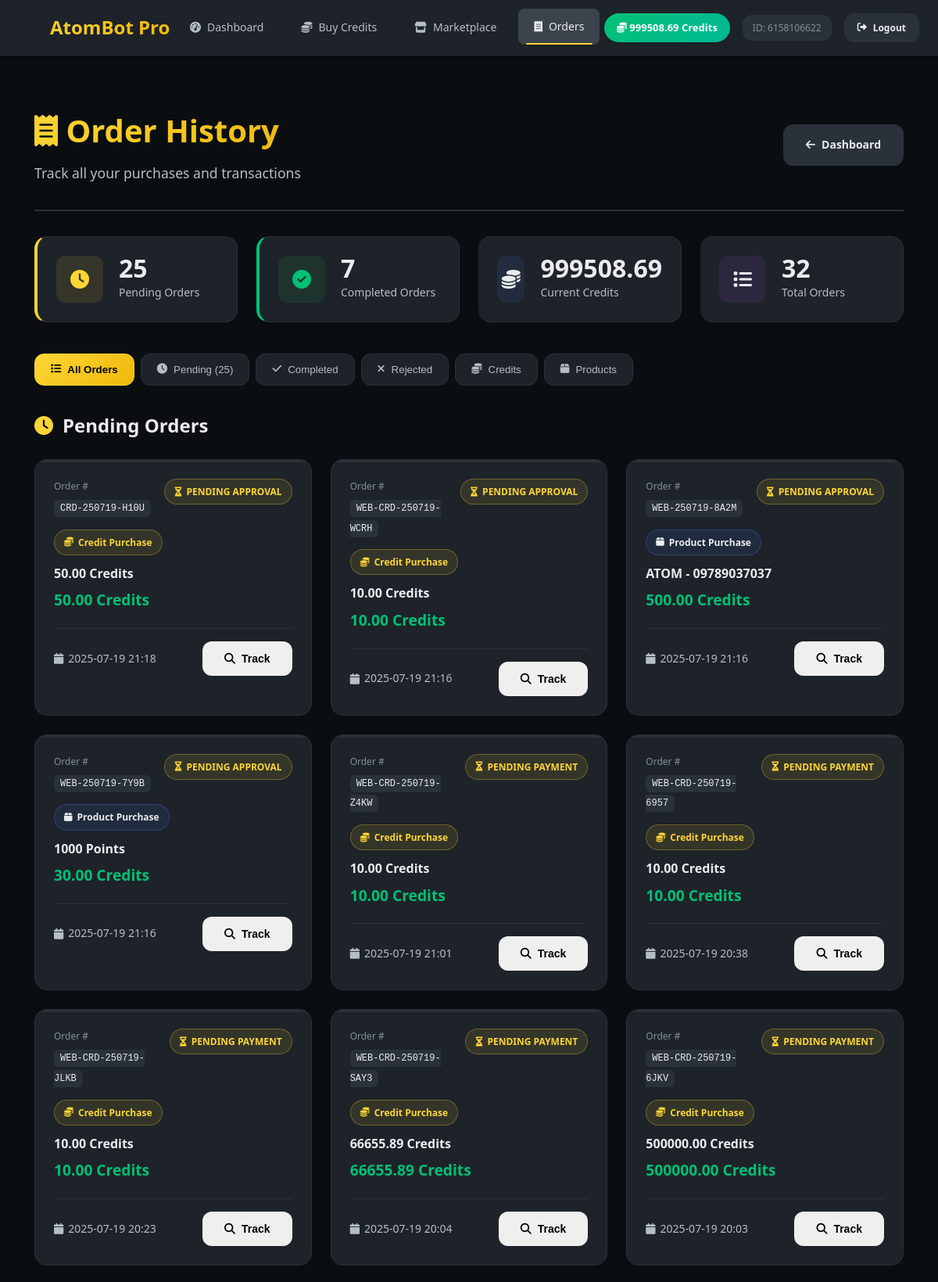
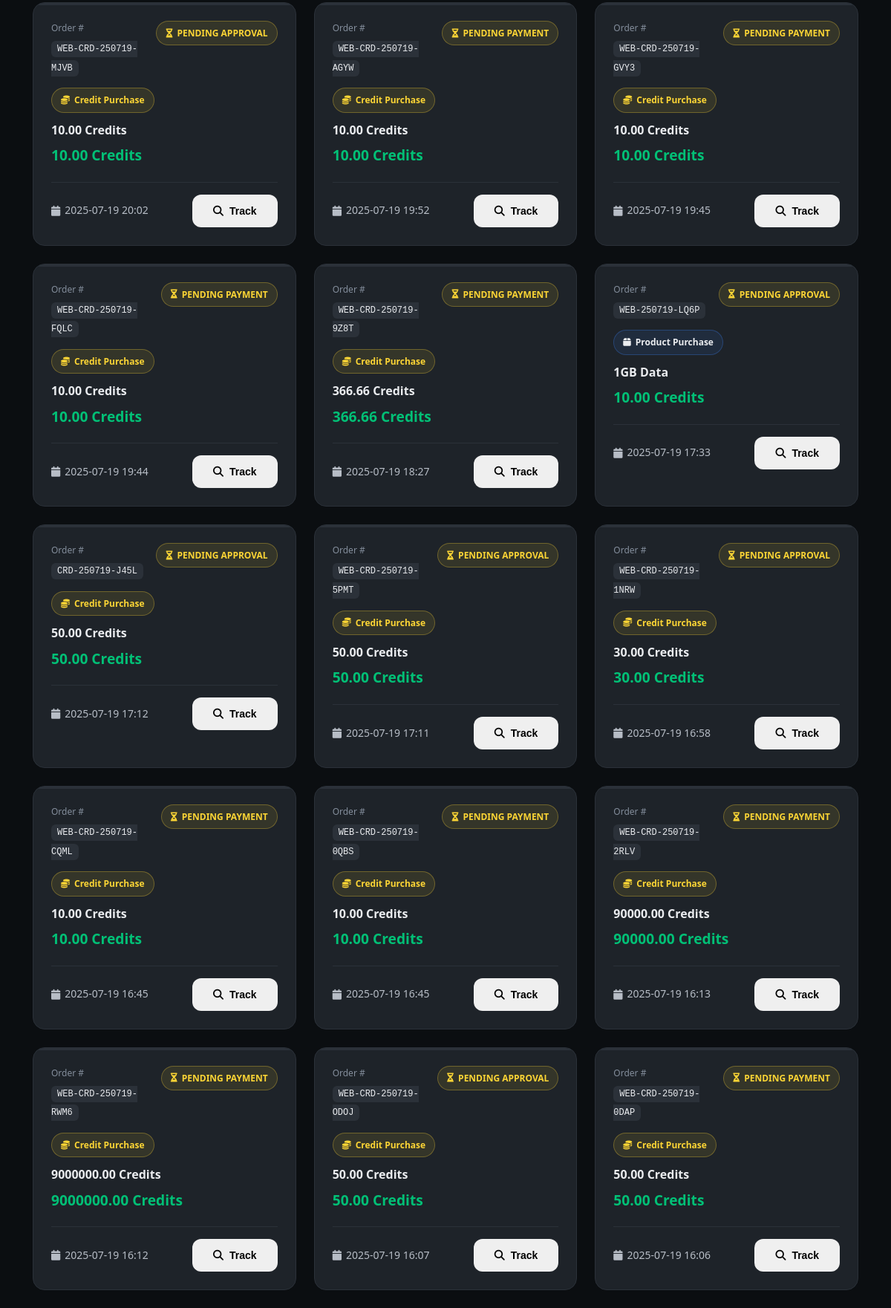
Screenshot of /orders (signed in, upper part) with the database file from the repository (2 pictures, top to bottom).
### tables this page shows
CREATE TABLE users (user_id INTEGER PRIMARY KEY, credits REAL DEFAULT 0, language TEXT DEFAULT 'en', is_banned INTEGER DEFAULT 0);

CREATE TABLE orders (order_id TEXT PRIMARY KEY, user_id INTEGER, order_type TEXT, package_name TEXT, credit_cost REAL, payment_method TEXT, status TEXT, screenshot_file_id TEXT, delivery_info TEXT, created_at TIMESTAMP DEFAULT CURRENT_TIMESTAMP);

### web_app.py (the view)
@app.route('/orders')
def orders():
    if 'user_id' not in session:
        return redirect(url_for('login'))
    user_id = session['user_id']
    pending, history = run_async(db.get_user_orders(user_id))
    formatted_pending = []
    formatted_history = []
    for order in pending:
        o_id, pkg, status, ts_str, cost = order
        date_obj = datetime.fromisoformat(ts_str)
        order_data = {
            'id': o_id,
            'package': pkg,
            'status': status.replace('_', ' ').title(),
            'cost': cost,
            'date': date_obj.strftime('%Y-%m-%d %H:%M'),
            'type': 'Credit Purchase' if 'Credit' in pkg else 'Product Purchase'
        }
        formatted_pending.append(order_data)
    for order in history:
        o_id, pkg, status, ts_str, cost = order
        date_obj = datetime.fromisoformat(ts_str)
        order_data = {
            'id': o_id,
            'package': pkg,
            'status': status.replace('_', ' ').title(),
            'cost': cost,
            'date': date_obj.strftime('%Y-%m-%d %H:%M'),
            'type': 'Credit Purchase' if 'Credit' in pkg else 'Product Purchase'
        }
        formatted_history.append(order_data)
    user_data = run_async(db.get_user_data(user_id))
    session['user_data'] = user_data
    return render_template('orders.html',
                         pending_orders=formatted_pending,
                         completed_orders=formatted_history,
                         user_data=user_data)

### database.py (called while the page is built)
async def _db_query(query, params=(), fetchone=False, fetchall=False, commit=False):
    try:
        async with aiosqlite.connect(DB_NAME) as db:
            cursor = await db.execute(query, params)
            if commit: await db.commit(); return True
            if fetchone: return await cursor.fetchone()
            if fetchall: return await cursor.fetchall()
            return await cursor.fetchall()
    except aiosqlite.Error as e: logger.error(f"Database query failed: {e}\nQuery: {query}\nParams: {params}"); return None

async def get_user_data(user_id: int) -> dict:
    await _db_query("INSERT OR IGNORE INTO users (user_id) VALUES (?)", (user_id,), commit=True)
    user_data = await _db_query("SELECT credits, language, is_banned FROM users WHERE user_id = ?", (user_id,), fetchone=True)
    return {'credits': user_data[0], 'language': user_data[1], 'is_banned': bool(user_data[2])} if user_data else {'credits': 0.0, 'language': 'en', 'is_banned': False}

async def get_user_orders(user_id: int) -> tuple:
    all_orders = await _db_query("SELECT order_id, package_name, status, created_at, credit_cost FROM orders WHERE user_id = ? ORDER BY created_at DESC", (user_id,), fetchall=True)
    pending = [o for o in all_orders if o[2] in ('pending_approval', 'pending_payment')]
    history = [o for o in all_orders if o[2] in ('completed', 'rejected')]
    return pending, history

### web_app.py (called while the page is built)
@app.context_processor
def inject_config():
    return dict(config=config)

def run_async(coro):
    loop = asyncio.new_event_loop()
    asyncio.set_event_loop(loop)
    try:
        return loop.run_until_complete(coro)
    finally:
        loop.close()

### templates/orders.html (shortened to what this page needs)
{% extends "base.html" %}
{% block content %}
<div class="orders-page">
    <div class="page-header">
        <div class="header-content">
            <h1 class="page-title">
                <i class="fas fa-receipt"></i>
                Order History
            </h1>
            <p class="page-subtitle">Track all your purchases and transactions</p>
        </div>
        <div class="header-actions">
            <a href="{{ url_for('dashboard') }}" class="btn btn-secondary">
                <i class="fas fa-arrow-left"></i> Dashboard
            </a>
        </div>
    </div>
    <div class="stats-grid">
        <div class="stat-card pending">
            <div class="stat-icon">
                <i class="fas fa-clock"></i>
            </div>
            <div class="stat-content">
                <div class="stat-number">{{ pending_orders|length }}</div>
                <div class="stat-label">Pending Orders</div>
            </div>
        </div>
        <div class="stat-card completed">
            <div class="stat-icon">
                <i class="fas fa-check-circle"></i>
            </div>
            <div class="stat-content">
                <div class="stat-number">{{ completed_orders|length }}</div>
                <div class="stat-label">Completed Orders</div>
            </div>
        </div>
        <div class="stat-card credits">
            <div class="stat-icon">
                <i class="fas fa-coins"></i>
            </div>
            <div class="stat-content">
                <div class="stat-number">{{ "%.2f"|format(user_data.credits) }}</div>
                <div class="stat-label">Current Credits</div>
            </div>
        </div>
        <div class="stat-card total">
            <div class="stat-icon">
                <i class="fas fa-list"></i>
            </div>
            <div class="stat-content">
                <div class="stat-number">{{ (pending_orders|length + completed_orders|length) }}</div>
                <div class="stat-label">Total Orders</div>
            </div>
        </div>
    </div>
    <div class="filter-section">
        <div class="filter-tabs">
            <button class="filter-tab active" onclick="filterOrders('all')" data-filter="all">
                <i class="fas fa-list"></i> All Orders
            </button>
            <button class="filter-tab" onclick="filterOrders('pending')" data-filter="pending">
                <i class="fas fa-clock"></i> Pending ({{ pending_orders|length }})
            </button>
            <button class="filter-tab" onclick="filterOrders('completed')" data-filter="completed">
                <i class="fas fa-check"></i> Completed
            </button>
            <button class="filter-tab" onclick="filterOrders('rejected')" data-filter="rejected">
                <i class="fas fa-times"></i> Rejected
            </button>
            <button class="filter-tab" onclick="filterOrders('credit')" data-filter="credit">
                <i class="fas fa-coins"></i> Credits
            </button>
            <button class="filter-tab" onclick="filterOrders('product')" data-filter="product">
                <i class="fas fa-box"></i> Products
            </button>
        </div>
    </div>
    <div class="orders-content">
        {% if pending_orders %}
        <div id="pending-section" class="orders-section">
            <h2 class="section-title">
                <i class="fas fa-clock text-warning"></i>
                Pending Orders
            </h2>
            <div class="orders-grid">
                {% for order in pending_orders %}
                <div class="order-card pending-order" data-status="pending" data-type="{{ 'credit' if order.type == 'Credit Purchase' else 'product' }}">
                    <div class="order-header">
                        <div class="order-id">
                            <span class="id-label">Order #</span>
                            <code>{{ order.id }}</code>
                        </div>
                        <div class="order-status pending">
                            <i class="fas fa-hourglass-half"></i>
                            {{ order.status }}
                        </div>
                    </div>
                    <div class="order-body">
                        <div class="order-type">
                            {% if order.type == 'Credit Purchase' %}
                                <span class="type-badge credit">
                                    <i class="fas fa-coins"></i> Credit Purchase
                                </span>
                            {% else %}
                                <span class="type-badge product">
                                    <i class="fas fa-box"></i> Product Purchase
                                </span>
                            {% endif %}
                        </div>
                        <div class="order-item">{{ order.package }}</div>
                        <div class="order-cost">{{ "%.2f"|format(order.cost) }} Credits</div>
                    </div>
                    <div class="order-footer">
                        <div class="order-date">
                            <i class="fas fa-calendar"></i>
                            {{ order.date }}
                        </div>
                        <button class="btn btn-sm btn-outline-primary" onclick="trackOrder('{{ order.id }}')">
                            <i class="fas fa-search"></i> Track
                        </button>
                    </div>
                </div>
                {% endfor %}
            </div>
        </div>
        {% endif %}
    </div>
</div>
{% endblock %}

### templates/base.html (shortened to what this page needs)
<!DOCTYPE html>
<html lang="en">
<head>
    <link href="https://cdnjs.cloudflare.com/ajax/libs/font-awesome/6.4.0/css/all.min.css" rel="stylesheet">
</head>
<body>
    <header class="header">
        <div class="nav">
            <a href="{{ url_for('index') }}" class="logo">
                <i class="fas fa-atom"></i>
                AtomBot Pro
            </a>
            <ul class="nav-links" id="navLinks">
                <li><a href="{{ url_for('dashboard') }}" class="{% if request.endpoint == 'dashboard' %}active{% endif %}">
                    <i class="fas fa-tachometer-alt"></i> Dashboard
                </a></li>
                <li><a href="{{ url_for('credits') }}" class="{% if request.endpoint == 'credits' %}active{% endif %}">
                    <i class="fas fa-coins"></i> Buy Credits
                </a></li>
                <li><a href="{{ url_for('shop') }}" class="{% if request.endpoint == 'shop' %}active{% endif %}">
                    <i class="fas fa-store"></i> Marketplace
                </a></li>
                <li><a href="{{ url_for('orders') }}" class="{% if request.endpoint == 'orders' %}active{% endif %}">
                    <i class="fas fa-receipt"></i> Orders
                </a></li>
            </ul>
            <div class="user-info">
                {% if session.user_id %}
                <span class="credits-badge">
                    <i class="fas fa-coins"></i>
                    {{ session.user_data.credits or 0 }} Credits
                </span>
                <span class="user-id">ID: {{ session.user_id }}</span>
                <a href="{{ url_for('logout') }}" class="btn btn-secondary" style="padding: 8px 16px; font-size: 12px;">
                    <i class="fas fa-sign-out-alt"></i> Logout
                </a>
                {% else %}
                <a href="{{ url_for('login') }}" class="btn btn-primary">
                    <i class="fas fa-sign-in-alt"></i> Login
                </a>
                {% endif %}
            </div>
        </div>
    </header>
    <main class="main-content">
        <div class="container">
            {% block content %}{% endblock %}
        </div>
    </main>
    <div class="particles-bg" id="particles"></div>
</body>
</html>

### templates/base.html (style rules this page uses)
* { margin: 0; padding: 0; box-sizing: border-box; }
:root { --bg-primary: #0B0E11; --bg-secondary: #1E2329; --bg-tertiary: #2B3139; --bg-hover: #3C434C; --text-primary: #EAECEF; --text-secondary: #B7BDC6; --text-muted: #848E9C; --accent-yellow: #FCD535; --accent-yellow-dark: #F0B90B; --accent-green: #02C076; --accent-red: #F6465D; --border-color: #2B3139; --border-hover: #474D57; --success: #02C076; --warning: #FCD535; --danger: #F6465D; --info: #1E90FF; --gradient: linear-gradient(135deg, #FCD535 0%, #F0B90B 100%); --gradient-hover: linear-gradient(135deg, #F0B90B 0%, #E6A500 100%); --shadow-sm: 0 2px 4px rgba(0, 0, 0, 0.1); --shadow-md: 0 4px 12px rgba(0, 0, 0, 0.15); --shadow-lg: 0 8px 32px rgba(0, 0, 0, 0.3); --shadow-glow: 0 0 30px rgba(252, 213, 53, 0.3); --font-xs: 0.75rem; --font-sm: 0.875rem; --font-base: 1rem; --font-lg: 1.125rem; --font-xl: 1.25rem; --font-2xl: 1.5rem; --font-3xl: 1.875rem; --font-4xl: 2.25rem; --font-5xl: 3rem; --space-1: 0.25rem; --space-2: 0.5rem; --space-3: 0.75rem; --space-4: 1rem; --space-5: 1.25rem; --space-6: 1.5rem; --space-8: 2rem; --space-10: 2.5rem; --space-12: 3rem; --space-16: 4rem; --space-20: 5rem; --space-24: 6rem; }
body { font-family: 'Segoe UI', -apple-system, BlinkMacSystemFont, sans-serif; background: var(--bg-primary); color: var(--text-primary); line-height: 1.6; overflow-x: hidden; }
.header { background: var(--bg-secondary); border-bottom: 1px solid var(--border-color); padding: 12px 0; position: sticky; top: 0; z-index: 1000; backdrop-filter: blur(20px); box-shadow: var(--shadow-sm); }
.nav { display: flex; align-items: center; justify-content: space-between; max-width: 1400px; margin: 0 auto; padding: 0 24px; }
.logo { display: flex; align-items: center; gap: 12px; font-size: 24px; font-weight: 700; background: var(--gradient); -webkit-background-clip: text; -webkit-text-fill-color: transparent; background-clip: text; text-decoration: none; }
.logo i { font-size: 28px; color: var(--accent-yellow); animation: pulse 2s infinite; filter: drop-shadow(0 0 8px rgba(252, 213, 53, 0.5)); }
.nav-links { display: flex; gap: 8px; list-style: none; }
.nav-links a { color: var(--text-secondary); text-decoration: none; font-size: 14px; font-weight: 500; padding: 12px 20px; border-radius: 8px; transition: all 0.3s ease; position: relative; display: flex; align-items: center; gap: 8px; }
.nav-links a::before { content: ''; position: absolute; bottom: 0; left: 50%; width: 0; height: 2px; background: var(--accent-yellow); transition: all 0.3s ease; transform: translateX(-50%); }
.nav-links a:hover, .nav-links a.active { color: var(--text-primary); background: var(--bg-hover); transform: translateY(-1px); }
.nav-links a:hover::before, .nav-links a.active::before { width: 80%; }
.user-info { display: flex; align-items: center; gap: 16px; font-size: 14px; }
.credits-badge { background: linear-gradient(135deg, var(--accent-green), #00B894); color: white; padding: 8px 16px; border-radius: 20px; font-weight: 600; font-size: 13px; box-shadow: var(--shadow-sm); animation: glow 2s infinite alternate; }
.user-id { color: var(--text-muted); font-size: 12px; background: var(--bg-tertiary); padding: 6px 12px; border-radius: 12px; border: 1px solid var(--border-color); }
.container { max-width: 1400px; margin: 0 auto; padding: 0 24px; }
.main-content { min-height: calc(100vh - 140px); padding: 32px 0; }
.btn { display: inline-flex; align-items: center; gap: 8px; padding: 14px 28px; border: none; border-radius: 12px; font-size: 14px; font-weight: 600; text-decoration: none; cursor: pointer; transition: all 0.3s ease; text-align: center; justify-content: center; position: relative; overflow: hidden; white-space: nowrap; }
.btn::before { content: ''; position: absolute; top: 50%; left: 50%; width: 0; height: 0; background: rgba(255, 255, 255, 0.1); border-radius: 50%; transition: all 0.5s ease; transform: translate(-50%, -50%); }
.btn-secondary { background: var(--bg-tertiary); color: var(--text-primary); border: 1px solid var(--border-color); }
.text-warning { color: var(--warning); }
html { scroll-behavior: smooth; }
.particles-bg { position: fixed; top: 0; left: 0; width: 100%; height: 100%; pointer-events: none; z-index: -1; overflow: hidden; }

### rows the page displays
users: user_data "999508.69", credits "999508.69"
orders: id "CRD-250719-H10U", status "PENDING APPROVAL", shows "Credit Purchase", package "50.00 Credits", cost "50.00", date "2025-07-19 21:18"
orders: id "WEB-CRD-250719-WCRH", status "PENDING APPROVAL", shows "Credit Purchase", package "10.00 Credits", cost "10.00", date "2025-07-19 21:16"
orders: id "WEB-250719-8A2M", status "PENDING APPROVAL", shows "Product Purchase", package "ATOM - 09789037037", cost "500.00", date "2025-07-19 21:16"
orders: id "WEB-250719-7Y9B", status "PENDING APPROVAL", shows "Product Purchase", package "1000 Points", cost "30.00", date "2025-07-19 21:16"
orders: id "WEB-CRD-250719-Z4KW", status "PENDING PAYMENT", shows "Credit Purchase", package "10.00 Credits", cost "10.00", date "2025-07-19 21:01"
orders: id "WEB-CRD-250719-6957", status "PENDING PAYMENT", shows "Credit Purchase", package "10.00 Credits", cost "10.00", date "2025-07-19 20:38"
orders: id "WEB-CRD-250719-JLKB", status "PENDING PAYMENT", shows "Credit Purchase", package "10.00 Credits", cost "10.00", date "2025-07-19 20:23"
orders: id "WEB-CRD-250719-SAY3", status "PENDING PAYMENT", shows "Credit Purchase", package "66655.89 Credits", cost "66655.89", date "2025-07-19 20:04"
orders: id "WEB-CRD-250719-6JKV", status "PENDING PAYMENT", shows "Credit Purchase", package "500000.00 Credits", cost "500000.00", date "2025-07-19 20:03"
orders: id "WEB-CRD-250719-MJVB", status "PENDING APPROVAL", shows "Credit Purchase", package "10.00 Credits", cost "10.00", date "2025-07-19 20:02"
orders: id "WEB-CRD-250719-AGYW", status "PENDING PAYMENT", shows "Credit Purchase", package "10.00 Credits", cost "10.00", date "2025-07-19 19:52"
orders: id "WEB-CRD-250719-GVY3", status "PENDING PAYMENT", shows "Credit Purchase", package "10.00 Credits", cost "10.00", date "2025-07-19 19:45"
orders: id "WEB-CRD-250719-FQLC", status "PENDING PAYMENT", shows "Credit Purchase", package "10.00 Credits", cost "10.00", date "2025-07-19 19:44"
orders: id "WEB-CRD-250719-9Z8T", status "PENDING PAYMENT", shows "Credit Purchase", package "366.66 Credits", cost "366.66", date "2025-07-19 18:27"
orders: id "WEB-250719-LQ6P", status "PENDING APPROVAL", shows "Product Purchase", package "1GB Data", cost "10.00", date "2025-07-19 17:33"
orders: id "CRD-250719-J45L", status "PENDING APPROVAL", shows "Credit Purchase", package "50.00 Credits", cost "50.00", date "2025-07-19 17:12"
orders: id "WEB-CRD-250719-5PMT", status "PENDING APPROVAL", shows "Credit Purchase", package "50.00 Credits", cost "50.00", date "2025-07-19 17:11"
orders: id "WEB-CRD-250719-1NRW", status "PENDING APPROVAL", shows "Credit Purchase", package "30.00 Credits", cost "30.00", date "2025-07-19 16:58"
orders: id "WEB-CRD-250719-CQML", status "PENDING PAYMENT", shows "Credit Purchase", package "10.00 Credits", cost "10.00", date "2025-07-19 16:45"
orders: id "WEB-CRD-250719-0QBS", status "PENDING PAYMENT", shows "Credit Purchase", package "10.00 Credits", cost "10.00", date "2025-07-19 16:45"
orders: id "WEB-CRD-250719-2RLV", status "PENDING PAYMENT", shows "Credit Purchase", package "90000.00 Credits", cost "90000.00", date "2025-07-19 16:13"
orders: id "WEB-CRD-250719-RWM6", status "PENDING PAYMENT", shows "Credit Purchase", package "9000000.00 Credits", cost "9000000.00", date "2025-07-19 16:12"
orders: id "WEB-CRD-250719-ODOJ", status "PENDING APPROVAL", shows "Credit Purchase", package "50.00 Credits", cost "50.00", date "2025-07-19 16:07"
orders: id "WEB-CRD-250719-0DAP", status "PENDING PAYMENT", shows "Credit Purchase", package "50.00 Credits", cost "50.00", date "2025-07-19 16:06"

### other values shown
{{ session.user_id }} "6158106622"
{{ pending_orders|length }} "25"
{{ completed_orders|length }} "7"
{{ (pending_orders|length + completed_orders|length) }} "32"
